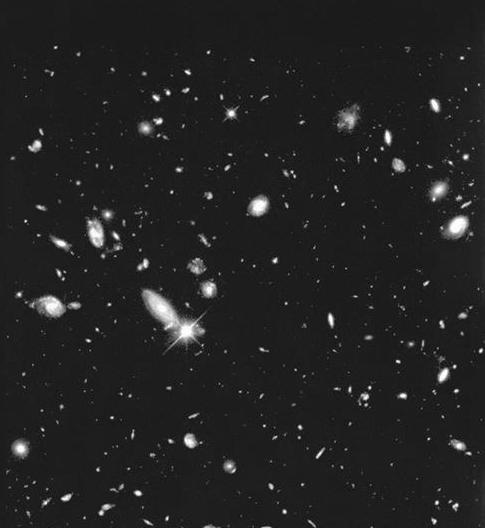
%> input picture EE415 Digital Image Processing/In Class/9-18/Fig0334(a)(hubble-original).tif, 485 x 528 px
$ octave avg.m   (GNU Octave 9; MATLAB toolbox functions it lacks are replaced by stand-ins)
%> lines starting %> are read from the running program, lines starting %| are printed output that depends on the picture; in (x1, y1, x2, y2) boxes, pixels count from 0 and x2, y2 are one past the last pixel; in counts of white or black regions, pixels touching at a corner belong together; the program's own positions count from 1
a = imread('Fig0334(a)(hubble-original).tif');
%> a is the input picture: size 528x485 uint8; min 0, max 255, mean 34.5

figure(1);
imshow(a);

w = ones(15,15)/(15*15);

b = uint8(round(conv2(a,w,"same")));
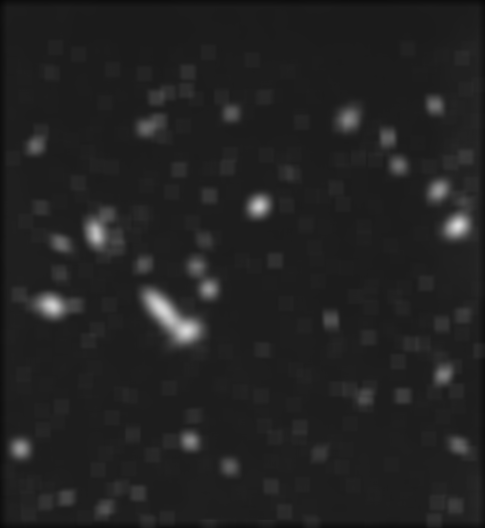
%> b: size 528x485 uint8; min 8, max 219, mean 34.1
figure(2);
imshow(b);

%c = b > mean(mean(b));

thresh = .25*max(max(b))
%> thresh = 55
c = b > thresh;
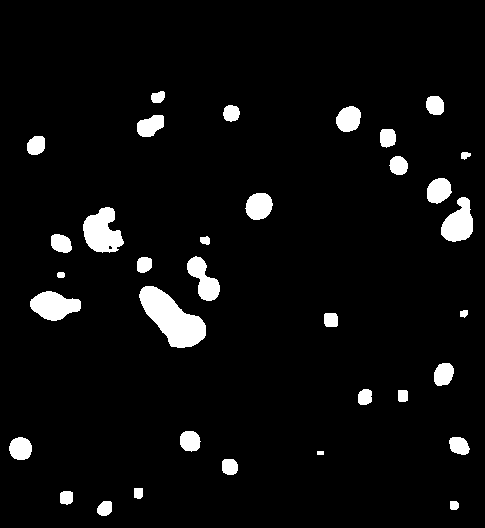
%> c: size 528x485 logical; 5.1% white; 34 white regions, largest, box (x1, y1, x2, y2) and area: (139, 286, 206, 348) 2222, (83, 207, 124, 253) 1249, (30, 291, 81, 321) 1024


figure(3);
imshow(c);

d = c.*a;
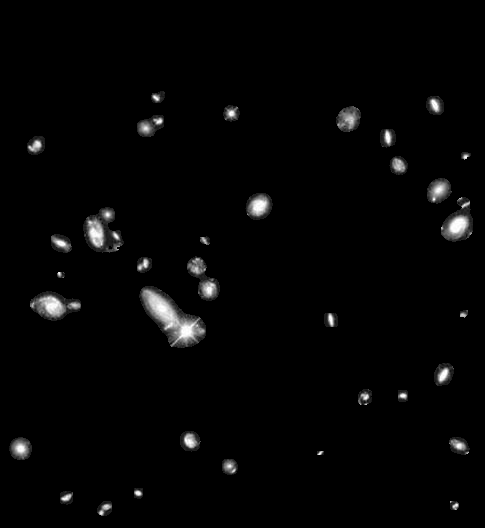
%> d: size 528x485 uint8; min 0, max 255, mean 5.2

figure(4);
imshow(d);
